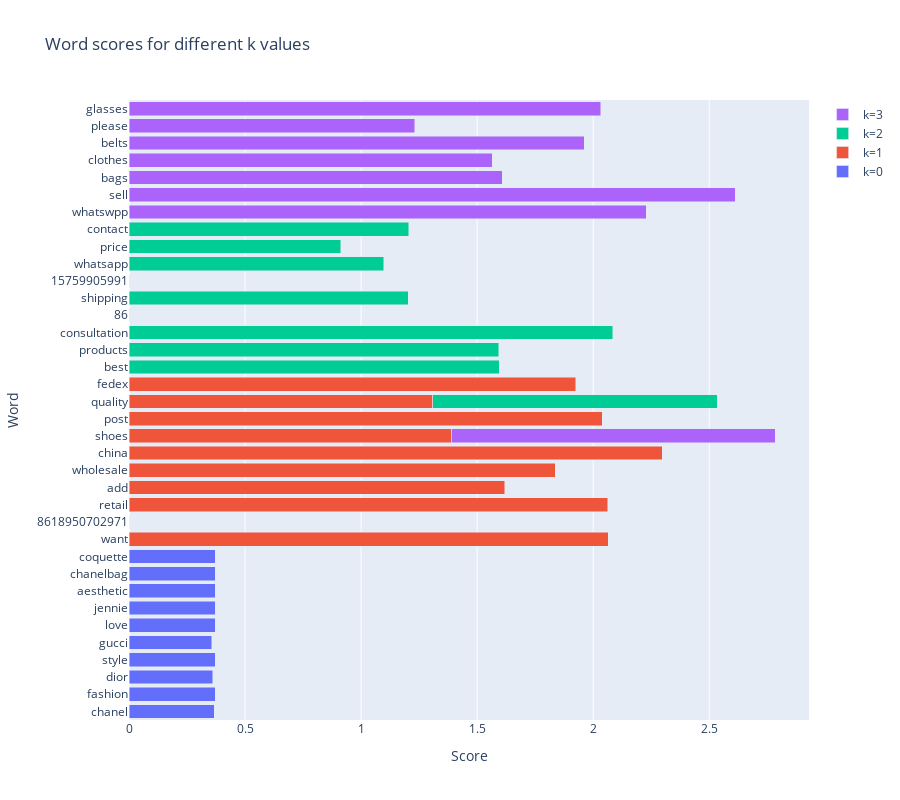

Notebook cell for this chart:
### Markdown cell above
In this visualization, we will be calculating the **TF-IDF score** for each of the **top 10 words in each topic**. This analysis will help us **understand the frequency of these words in the cluster compared to the total frequency of these words across all documents in the collection**, taking into consideration the number of documents.

Typically, we use the term frequency to reflect how important a word is to a document in a collection or corpus. However, in this case, we will be using it to assess how important each word is to a cluster of documents within a collection. The TF-IDF score takes into account both the frequency of a term within a cluster and its rarity in the overall collection of documents, giving us a more nuanced understanding of the importance of each word to the cluster.

Our formula for computing the TF-IDF score involves two main components: term frequency (TF) and inverse document frequency (IDF).
To compute the **term frequency**, we first count the **number of documents in the subset that contain a given word j, and then divide this by the total number of documents in the subset k**. This gives us a measure of how frequently the word appears in the subset of documents we're interested in.
The IDF component takes into account the overall frequency of the word j in the entire corpus of documents. To compute **IDF, we divide the total number of documents in the corpus by the number of documents containing the word j, and then take the logarithm of this value to normalize it.**

$\;\;\;\;\;\;\;\;$ 

$$
\large
\frac{\text{number of documents containing "word" in subset } k}{\text{total number of documents in subset } k} * log( \frac{\text{total number of documents in the corpus}}{\text{number of documents containing "word" in the entire corpus}})
$$

$\;\;\;\;\;\;\;\;$

### Code cell
tf_idf, number_topics = get_tfidf_top10words_normalized(docs,df_topics.bert_topic,df_bertopic, bert_flag=True)
plot_tfidf_values(tf_idf, number_topics)

### Figure 1 — Plotly figure (JSON) as saved in the notebook; plotly's stock layout.template omitted (floating-point values rounded to 4 significant figures)
{"data": [{"name": "k=0", "orientation": "h", "type": "bar", "x": [0.3665, 0.3716, 0.3609, 0.3716, 0.3561, 0.3716, 0.3716, 0.3716, 0.3716, 0.3716], "y": ["chanel", "fashion", "dior", "style", "gucci", "love", "jennie", "aesthetic", "chanelbag", "coquette"]}, {"name": "k=1", "orientation": "h", "type": "bar", "x": [2.065, 0, 2.063, 1.619, 1.837, 2.297, 1.39, 2.039, 1.308, 1.925], "y": ["want", "8618950702971", "retail", "add", "wholesale", "china", "shoes", "post", "quality", "fedex"]}, {"name": "k=2", "orientation": "h", "type": "bar", "x": [1.595, 1.592, 2.085, 1.226, 0, 1.204, 0, 1.097, 0.9116, 1.205], "y": ["best", "products", "consultation", "quality", "86", "shipping", "15759905991", "whatsapp", "price", "contact"]}, {"name": "k=3", "orientation": "h", "type": "bar", "x": [2.229, 2.612, 1.608, 1.564, 0, 0, 1.393, 1.961, 1.23, 2.032], "y": ["whatswpp", "sell", "bags", "clothes", "15759905991", "86", "shoes", "belts", "please", "glasses"]}], "layout": {"barmode": "stack", "height": 800, "title": {"text": "Word scores for different k values"}, "xaxis": {"title": {"text": "Score"}}, "yaxis": {"title": {"text": "Word"}}}}
